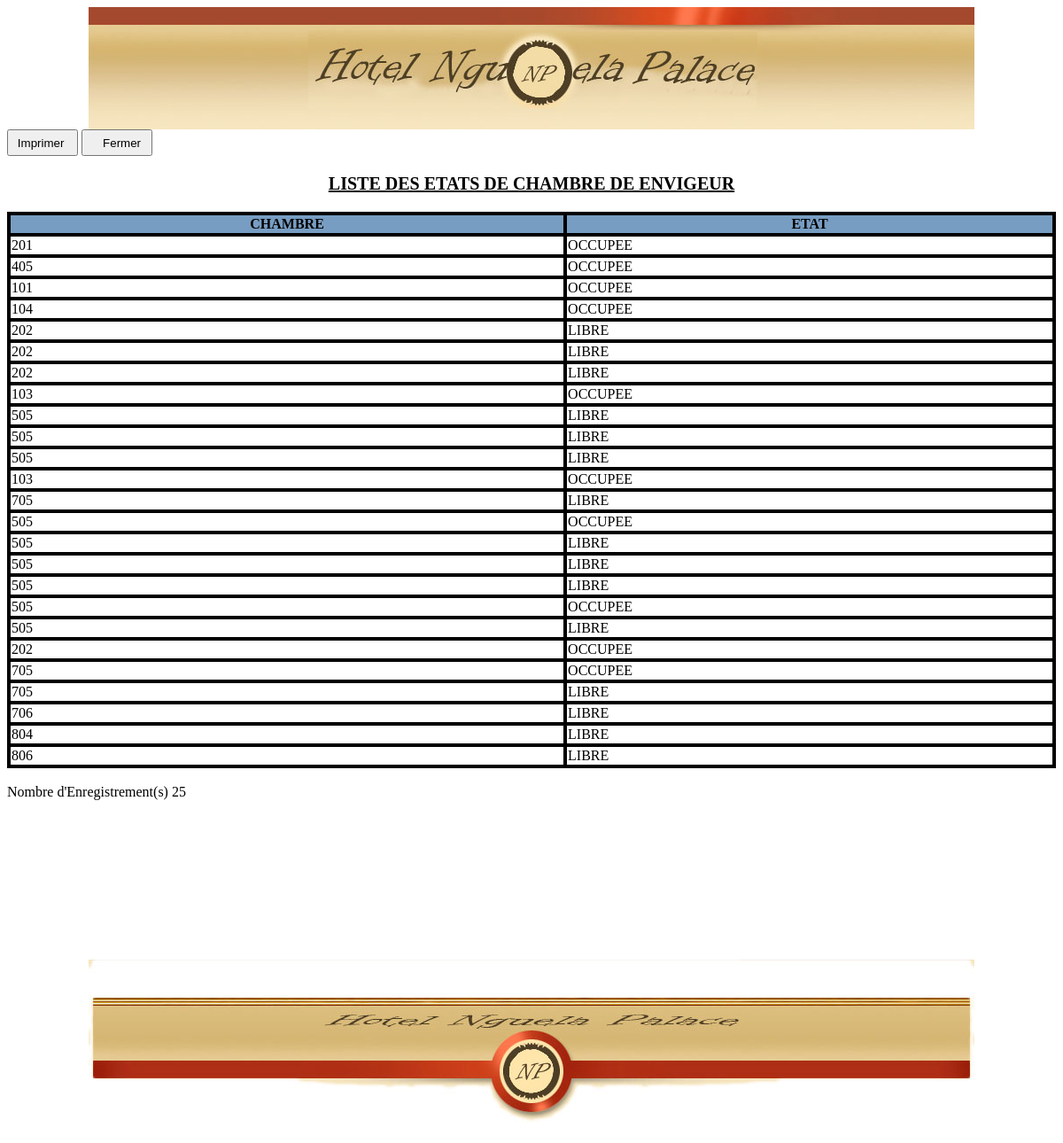
Screenshot of /etat/liste_etat_chambre_envigeur.php with the database file from the repository.
### tables this page shows
CREATE TABLE IF NOT EXISTS `avoir` (
  `CODE_AVOIR` int(10) NOT NULL AUTO_INCREMENT,
  `CODE_CHAMBRE` int(2) NOT NULL,
  `CODE_ETAT_CHAMBRE` int(2) NOT NULL,
  `DATE_CHANGEMENT_ETAT` date DEFAULT NULL,
  `DATE_FIN_ETAT` date DEFAULT NULL,
  `OBSERVATION_ETAT_CHAMBRE` char(200) DEFAULT NULL,
  PRIMARY KEY (`CODE_AVOIR`),
  KEY `I_FK_AVOIR_CHAMBRE` (`CODE_CHAMBRE`),
  KEY `I_FK_AVOIR_ETAT_CHAMBRE` (`CODE_ETAT_CHAMBRE`)
);

CREATE TABLE IF NOT EXISTS `chambre` (
  `CODE_CHAMBRE` int(2) NOT NULL AUTO_INCREMENT,
  `CODE_TYPE_CHAMBRE` int(2) NOT NULL,
  `LIBELLE_CHAMBRE` char(32) DEFAULT NULL,
  PRIMARY KEY (`CODE_CHAMBRE`),
  KEY `I_FK_CHAMBRE_TYPE_CHAMBRE` (`CODE_TYPE_CHAMBRE`)
);

CREATE TABLE IF NOT EXISTS `etat_chambre` (
  `CODE_ETAT_CHAMBRE` int(2) NOT NULL AUTO_INCREMENT,
  `LIBELLE_ETAT_CHAMBRE` char(32) NOT NULL,
  `OBSERVATION_ETAT_CHAMBRE` char(100) NOT NULL,
  `COULEUR_ASSOCIE` char(32) NOT NULL,
  PRIMARY KEY (`CODE_ETAT_CHAMBRE`)
);

### procedure_php/procedure_globale.php (called while the page is built, shortened)
<?php
 function Connexion(){
	$host_mysql='localhost';
	$user_mysql='root';
	$pass_mysql='';
	$bd_mysql='basehotel';
	$link=mysql_connect($host_mysql,$user_mysql,$pass_mysql);
	return $link;
}
function ResultatRequette($requette){
   	$link=Connexion();
	$result=mysql_query($requette,$link);
    while($resultat1=mysql_fetch_array($result)){
	   $resultat=$resultat1[info];
	}
	return stripslashes($resultat);
}
?>

### procedure_php/mysql_requette.php (called while the page is built, shortened)
<?php
function recupere_valeur_lib_chalbre_etat_de_chambre($code){
	return ResultatRequette("select LIBELLE_CHAMBRE as info from chambre where CODE_CHAMBRE='$code'");
 }
 function rechercher_titre_libell_etatchambre_lunditable_table($valueserve){
return ResultatRequette("select  LIBELLE_ETAT_CHAMBRE as info from etat_chambre where CODE_ETAT_CHAMBRE='$valueserve'");
}
?>

### etat/liste_etat_chambre_envigeur.php (the view, shortened to what this page needs)
<!DOCTYPE html PUBLIC "-//W3C//DTD XHTML 1.0 Transitional//EN" "http://www.w3.org/TR/xhtml1/DTD/xhtml1-transitional.dtd">
<html xmlns="http://www.w3.org/1999/xhtml" xml:lang="en" lang="en">
<head>
    <link rel="stylesheet" href="../procedure_css/imp_style.css" type="text/css" media="screen" />
	<link rel="stylesheet" href="../procedure_css/impression.css" type="text/css" media="print" />
</head>
<body>
<center><img src="../images/top_bg.JPG"/></center>
<form>
<input type="submit" style="width:80px; height:30px"  name="btn"  class="btn1"  value=" Imprimer  " onclick="window.print();"/>
<input type="submit" style="width:80px; height:30px"  name="btn"  class="btn2" value="   Fermer" onclick="window.close();"/>
</form>
<p>Liste des etats de chambre de envigeur<p>
									  <?php
									    require_once('../procedure_php/procedure_globale.php');
										require_once('../procedure_php/mysql_requette.php');
										$link=Connexion();
										print "<table class='etat_table' border:1 width='100%' style='border:1px solid black'>";
										print " <th class='entete_tableau' style='border:1px solid black'>";
										print " <strong>  Chambre   </strong>";
	           							print " </th>";
										print " <th class='entete_tableau' style='border:1px solid black'>";
										print " <strong> Etat </strong>";
	           							print " </th>";
										$requete="select * from  avoir ";
										$result=mysql_query($requete, $link);
										$i=0;
										while($lecture=mysql_fetch_array($result))
										{  extract($lecture);
											 $i++;
											 if ($i%2==1) print " <tr class='ligne_impaire' style='border:1px solid black'>";
											 else print " <tr class='ligne_paire' style='border:1px solid black'>";
											print " <td style='border:1px solid black'>".stripslashes(recupere_valeur_lib_chalbre_etat_de_chambre($CODE_CHAMBRE))."</a></td>";
										    print " <td style='border:1px solid black'>".stripslashes(rechercher_titre_libell_etatchambre_lunditable_table($CODE_ETAT_CHAMBRE))."</td>";
											 print " </tr>";
										}
										print "</table>";
										print "<br/>";
										print "Nombre d'Enregistrement(s)  ".$i."<br/>";
									 ?>
</body>
</html></br></br></br></br></br></br></br></br></br></br>
<center><img src="../images/footer.JPG"/></center>

### procedure_css/imp_style.css (style rules this page uses)
p { text-align:center; font-family: "Times New Roman", Georgia, serif; font-size: 20px; font-weight: bold; text-decoration: underline; text-transform: uppercase; }
.entete_tableau { background-color:#789DC2; text-transform: uppercase; font-weight: bold; font-size: 16px; }
.ligne_impaire,.ligne_paire { background-color:white; }
.etat_table { background-color:black; }

### procedure_css/impression.css (style rules this page uses)
p { text-align:center; font-family: "Times New Roman", Georgia, serif; font-size: 20px; font-weight: bold; text-decoration: underline; text-transform: uppercase; }
.entete_tableau { background-color:#CCCCCC; text-transform: uppercase; font-weight: bold; font-size: 16px; }
.ligne_impaire,.ligne_paire { background-color:white; }
.btn1,.btn2 { display:none; }
.etat_table { background-color:black; }

### rows the page displays
avoir: CODE_CHAMBRE.LIBELLE_CHAMBRE "201", CODE_ETAT_CHAMBRE.LIBELLE_ETAT_CHAMBRE "OCCUPEE"
avoir: CODE_CHAMBRE.LIBELLE_CHAMBRE "405", CODE_ETAT_CHAMBRE.LIBELLE_ETAT_CHAMBRE "OCCUPEE"
avoir: CODE_CHAMBRE.LIBELLE_CHAMBRE "101", CODE_ETAT_CHAMBRE.LIBELLE_ETAT_CHAMBRE "OCCUPEE"
avoir: CODE_CHAMBRE.LIBELLE_CHAMBRE "104", CODE_ETAT_CHAMBRE.LIBELLE_ETAT_CHAMBRE "OCCUPEE"
avoir: CODE_CHAMBRE.LIBELLE_CHAMBRE "202", CODE_ETAT_CHAMBRE.LIBELLE_ETAT_CHAMBRE "LIBRE"
avoir: CODE_CHAMBRE.LIBELLE_CHAMBRE "202", CODE_ETAT_CHAMBRE.LIBELLE_ETAT_CHAMBRE "LIBRE"
avoir: CODE_CHAMBRE.LIBELLE_CHAMBRE "202", CODE_ETAT_CHAMBRE.LIBELLE_ETAT_CHAMBRE "LIBRE"
avoir: CODE_CHAMBRE.LIBELLE_CHAMBRE "103", CODE_ETAT_CHAMBRE.LIBELLE_ETAT_CHAMBRE "OCCUPEE"
avoir: CODE_CHAMBRE.LIBELLE_CHAMBRE "505", CODE_ETAT_CHAMBRE.LIBELLE_ETAT_CHAMBRE "LIBRE"
avoir: CODE_CHAMBRE.LIBELLE_CHAMBRE "505", CODE_ETAT_CHAMBRE.LIBELLE_ETAT_CHAMBRE "LIBRE"
avoir: CODE_CHAMBRE.LIBELLE_CHAMBRE "505", CODE_ETAT_CHAMBRE.LIBELLE_ETAT_CHAMBRE "LIBRE"
avoir: CODE_CHAMBRE.LIBELLE_CHAMBRE "103", CODE_ETAT_CHAMBRE.LIBELLE_ETAT_CHAMBRE "OCCUPEE"
avoir: CODE_CHAMBRE.LIBELLE_CHAMBRE "705", CODE_ETAT_CHAMBRE.LIBELLE_ETAT_CHAMBRE "LIBRE"
avoir: CODE_CHAMBRE.LIBELLE_CHAMBRE "505", CODE_ETAT_CHAMBRE.LIBELLE_ETAT_CHAMBRE "OCCUPEE"
avoir: CODE_CHAMBRE.LIBELLE_CHAMBRE "505", CODE_ETAT_CHAMBRE.LIBELLE_ETAT_CHAMBRE "LIBRE"
avoir: CODE_CHAMBRE.LIBELLE_CHAMBRE "505", CODE_ETAT_CHAMBRE.LIBELLE_ETAT_CHAMBRE "LIBRE"
avoir: CODE_CHAMBRE.LIBELLE_CHAMBRE "505", CODE_ETAT_CHAMBRE.LIBELLE_ETAT_CHAMBRE "LIBRE"
avoir: CODE_CHAMBRE.LIBELLE_CHAMBRE "505", CODE_ETAT_CHAMBRE.LIBELLE_ETAT_CHAMBRE "OCCUPEE"
avoir: CODE_CHAMBRE.LIBELLE_CHAMBRE "505", CODE_ETAT_CHAMBRE.LIBELLE_ETAT_CHAMBRE "LIBRE"
avoir: CODE_CHAMBRE.LIBELLE_CHAMBRE "202", CODE_ETAT_CHAMBRE.LIBELLE_ETAT_CHAMBRE "OCCUPEE"
avoir: CODE_CHAMBRE.LIBELLE_CHAMBRE "705", CODE_ETAT_CHAMBRE.LIBELLE_ETAT_CHAMBRE "OCCUPEE"
avoir: CODE_CHAMBRE.LIBELLE_CHAMBRE "705", CODE_ETAT_CHAMBRE.LIBELLE_ETAT_CHAMBRE "LIBRE"
avoir: CODE_CHAMBRE.LIBELLE_CHAMBRE "706", CODE_ETAT_CHAMBRE.LIBELLE_ETAT_CHAMBRE "LIBRE"
avoir: CODE_CHAMBRE.LIBELLE_CHAMBRE "804", CODE_ETAT_CHAMBRE.LIBELLE_ETAT_CHAMBRE "LIBRE"
avoir: CODE_CHAMBRE.LIBELLE_CHAMBRE "806", CODE_ETAT_CHAMBRE.LIBELLE_ETAT_CHAMBRE "LIBRE"

### other values shown
$i "25"
